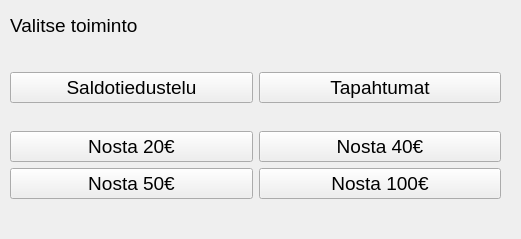
<?xml version="1.0" encoding="UTF-8"?>
<ui version="4.0">
 <class>bankwindow</class>
 <widget class="QWidget" name="bankwindow">
  <property name="geometry">
   <rect>
    <x>0</x>
    <y>0</y>
    <width>521</width>
    <height>239</height>
   </rect>
  </property>
  <property name="font">
   <font>
    <pointsize>14</pointsize>
   </font>
  </property>
  <property name="windowTitle">
   <string>Form</string>
  </property>
  <widget class="QLabel" name="lblMessage">
   <property name="geometry">
    <rect>
     <x>10</x>
     <y>10</y>
     <width>501</width>
     <height>31</height>
    </rect>
   </property>
   <property name="text">
    <string>Valitse toiminto</string>
   </property>
  </widget>
  <widget class="QWidget" name="">
   <property name="geometry">
    <rect>
     <x>10</x>
     <y>50</y>
     <width>491</width>
     <height>171</height>
    </rect>
   </property>
   <layout class="QGridLayout" name="gridLayout_2">
    <item row="0" column="0">
     <widget class="QPushButton" name="lblBalance">
      <property name="text">
       <string>Saldotiedustelu</string>
      </property>
     </widget>
    </item>
    <item row="0" column="1">
     <widget class="QPushButton" name="lblTransaction">
      <property name="text">
       <string>Tapahtumat</string>
      </property>
     </widget>
    </item>
    <item row="1" column="0" colspan="2">
     <layout class="QGridLayout" name="gridLayout">
      <item row="0" column="0">
       <widget class="QPushButton" name="lblWithdraw20">
        <property name="text">
         <string>Nosta 20€</string>
        </property>
       </widget>
      </item>
      <item row="0" column="1">
       <widget class="QPushButton" name="lblWithdraw40">
        <property name="text">
         <string>Nosta 40€</string>
        </property>
       </widget>
      </item>
      <item row="1" column="0">
       <widget class="QPushButton" name="lblWithdraw50">
        <property name="text">
         <string>Nosta 50€</string>
        </property>
       </widget>
      </item>
      <item row="1" column="1">
       <widget class="QPushButton" name="lblWithdraw100">
        <property name="text">
         <string>Nosta 100€</string>
        </property>
       </widget>
      </item>
     </layout>
    </item>
   </layout>
  </widget>
 </widget>
 <resources/>
 <connections/>
</ui>
